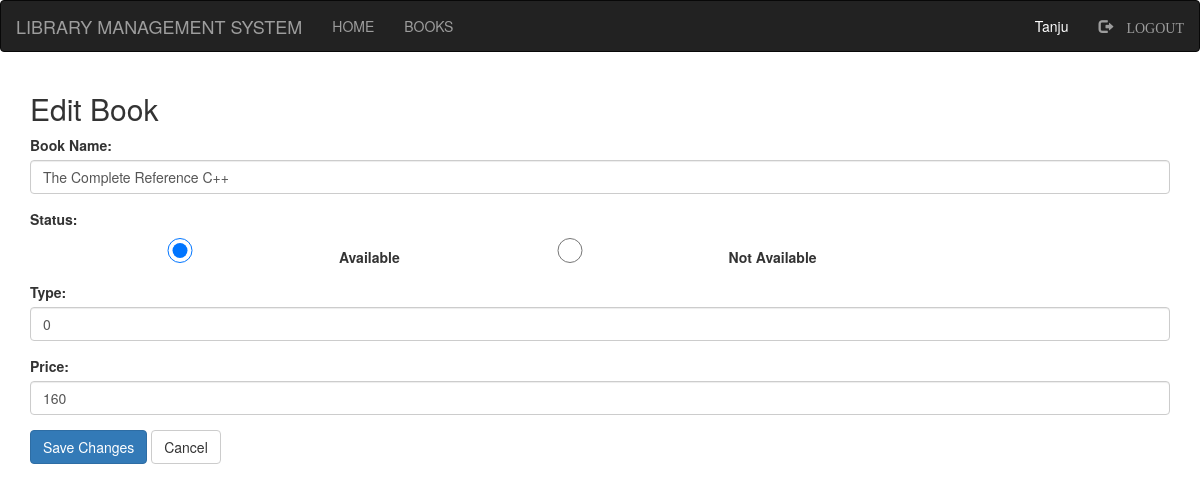
The app's page /edit_book.php?id=2 (signed in) with its own data.
### tables this page shows
CREATE TABLE IF NOT EXISTS `books` (
  `bid` int(100) NOT NULL,
  `b_name` varchar(100) NOT NULL,
  `status` varchar(100) NOT NULL,
  `type` int(100) NOT NULL,
  `price` int(100) NOT NULL
);

### edit_book.php (the view, shortened to what this page needs)
<?php
include "connection.php";
include "navbar.php";
if (isset($_GET['id'])) {
    $book_id = intval($_GET['id']);
    $query = $db->prepare("SELECT * FROM books WHERE bid = ?");
    $query->bind_param("i", $book_id);
    $query->execute();
    $result = $query->get_result();
    if ($result->num_rows > 0) {
        $book = $result->fetch_assoc();
    } else {
        echo "<p>Book not found!</p>";
        exit();
    }
} else {
    echo "<p>No book ID provided!</p>";
    exit();
}
?>
<!DOCTYPE html>
<html lang="en">
<head>
    <link rel="stylesheet" href="https://maxcdn.bootstrapcdn.com/bootstrap/3.4.1/css/bootstrap.min.css">
</head>
<body>
<div class="container">
    <h2>Edit Book</h2>
    <form method="post" action="">
        <div class="form-group">
            <label for="b_name">Book Name:</label>
            <input type="text" class="form-control" id="b_name" name="b_name" value="<?php echo htmlspecialchars($book['b_name']); ?>" required>
        </div>
        <div class="form-group">
            <label for="status">Status:</label>
            <div class="radio-group">
                <label>
                    <input type="radio" name="status" value="Available" <?php if ($book['status'] === 'Available') echo 'checked'; ?>> Available
                </label>
                <label>
                    <input type="radio" name="status" value="Not Available" <?php if ($book['status'] === 'Not Available') echo 'checked'; ?>> Not Available
                </label>
            </div>
        </div>
        <div class="form-group">
            <label for="type">Type:</label>
            <input type="text" class="form-control" id="type" name="type" value="<?php echo htmlspecialchars($book['type']); ?>" required>
        </div>
        <div class="form-group">
            <label for="price">Price:</label>
            <input type="number" step="0.01" class="form-control" id="price" name="price" value="<?php echo htmlspecialchars($book['price']); ?>" required>
        </div>
        <button type="submit" class="btn btn-primary">Save Changes</button>
        <a href="manage_books.php" class="btn btn-default">Cancel</a>
    </form>
</div>
</body>
</html>

### style.css (style rules this page uses)
html,body { margin: 0; padding: 0; overflow: hidden; height: 100%; }
input { height: 25px; width: 300px; }

### edit_book.php (style rules this page uses)
.radio-group { display: flex; gap: 20px; align-items: center; }
.radio-group label { margin: 0; }
.radio-group input { margin-right: 5px; }

### records on screen
books: b_name "The Complete Reference C++", status "☑ Available", status "☐ Not Available", type "0", price "160"

### other values on screen
$_SESSION['login_admin'] "Tanju"
